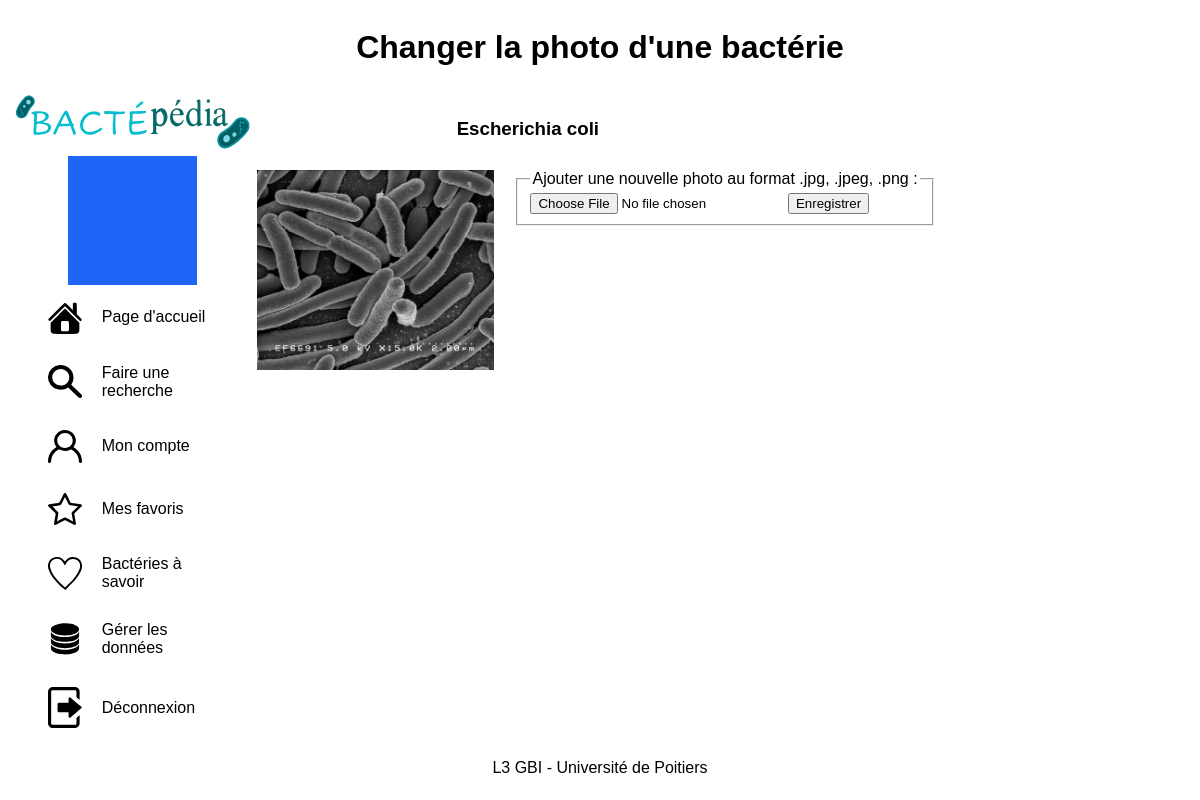
Page /page/editPicture.php?idBac=1 (signed in) on the committed database.
### tables this page shows
CREATE TABLE bcp__bacterie(
    id_bacterie INTEGER NOT NULL PRIMARY KEY AUTO_INCREMENT,
    genre_bacterie VARCHAR(255) NOT NULL,
    espece_bacterie VARCHAR(255) NOT NULL,
    serovar_bacterie VARCHAR(255) NULL,
    gram_bacterie VARCHAR(255) NOT NULL,
    LienInterneImage_bacterie TEXT NULL,
    visible_bacterie BOOLEAN NOT NULL,
    nbConsultation_bacterie INTEGER NOT NULL DEFAULT 0,
    nbModification_bacterie INTEGER NOT NULL DEFAULT 0,
    nbRecherche_bacterie INTEGER NOT NULL DEFAULT 0,
    dateModif_bacterie DATETIME NOT NULL,
    temperatureOptimale_bacterie INTEGER NULL,
    prophylaxie_bacterie LONGTEXT NULL,
    nom_forme VARCHAR(255) NOT NULL
);

### function/function.php (called while the page is built, shortened)
<?php
function uneBacterie($id):array {
   $bdd = connect();
   $query = $bdd->prepare('SELECT * FROM bcp__bacterie WHERE id_bacterie = :id');
   $query->execute([
      'id' => $id
   ]);
   return ($query->fetchAll(PDO::FETCH_ASSOC));
}

### page/editPicture.php (the view, shortened to what this page needs)
<?php
require_once '../function/function.php';
$idBac = $_GET['idBac'] ?? null;
$bacBDD = uneBacterie($idBac);
if (isset($idBac)) {
    $bacterie = [
        'id' => $bacBDD[0]['id_bacterie'],
        'genre' => $bacBDD[0]['genre_bacterie'],
        'espece' => $bacBDD[0]['espece_bacterie'],
        'serotype' => $bacBDD[0]['serovar_bacterie'],
        'photo' => $bacBDD[0]['LienInterneImage_bacterie'],
    ];
}
require_once '../elements/header.php';
require_once '../elements/nav.php';
?>
<div class="contenu">
    <h3 style="margin: 30px 200px;"><?= $bacterie['genre'] ?> <?= $bacterie['espece'] ?> <?= $bacterie['serotype'] ?></h3>
    <div style="display:flex;">
        <img style="height: 200px;" src="../<?= $bacterie['photo'] ?>" alt="Photo de la bactérie">
        <form action="" method="post" enctype="multipart/form-data" style="margin: 0 20px;">
            <fieldset>
                <legend> Ajouter une nouvelle photo au format .jpg, .jpeg, .png : </legend>
                <input type="file" name="photo">
                <input type="submit" value="Enregistrer">
            </fieldset>
        </form>
    </div>
</div>
<?php
require_once '../elements/footer.php';
?>

### style/superstyle.css (style rules this page uses)
* { box-sizing: border-box; font-family: "Arial"; }
.contenu { width: 79%; }

### rows in the picture
bcp__bacterie: genre_bacterie "Escherichia", espece_bacterie "coli", LienInterneImage_bacterie (picture)

### other values in the picture
$titrePage "Changer la photo d'une bactérie"
